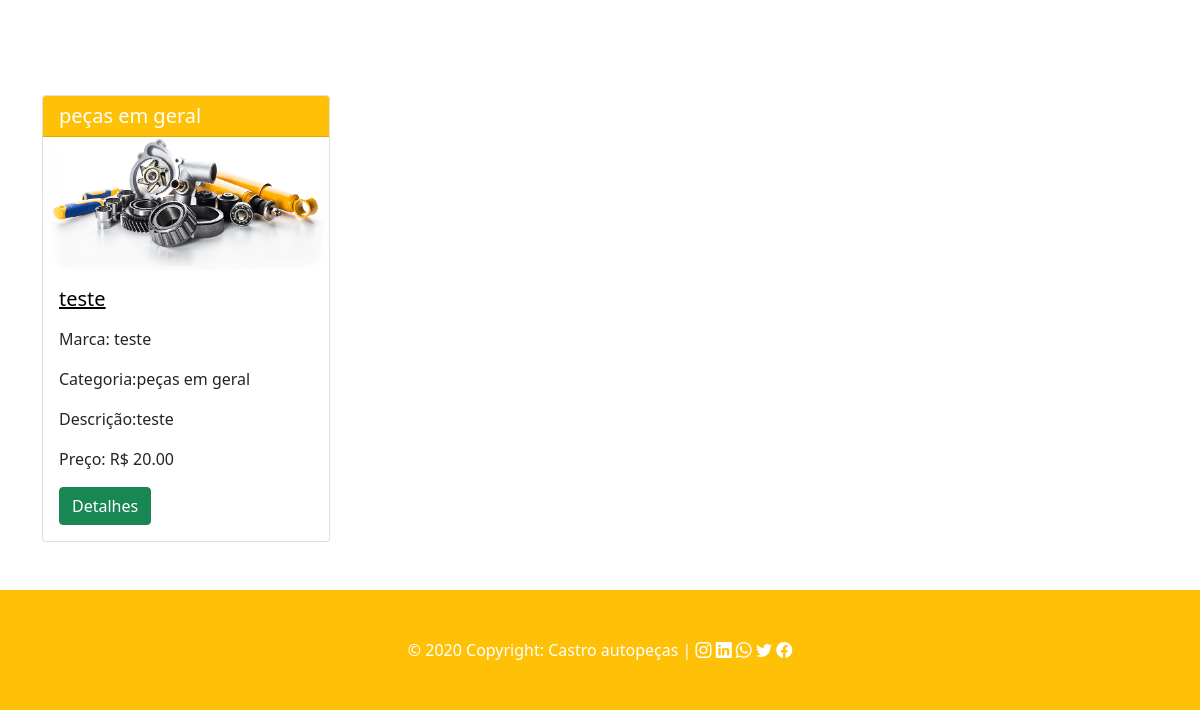
Page /produtos/listar/ (lower part) on the earlier database version.
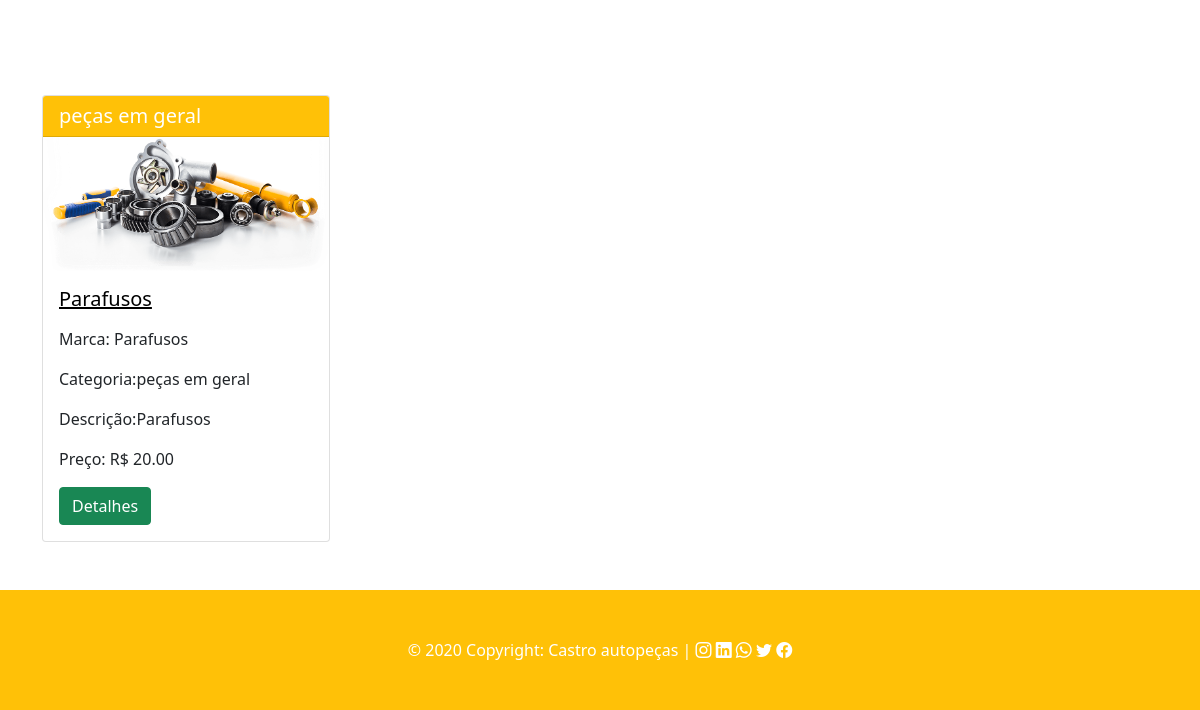
Same page on the later database version.
### aplicacao/models.py (models this page shows, shortened)
class Base(models.Model):
    criado = models.DateField(verbose_name='Data de Criação', auto_now_add=True)
    modificado = models.DateField(verbose_name='Data de Modificação', auto_now=True)
    ativo = models.BooleanField(default=True)
    class Meta:
        abstract = True

class Produto(Base):
    nome = models.CharField(max_length=100)
    descricao = models.TextField(verbose_name='Descrição')
    marca = models.CharField(max_length=100)
    preco = models.DecimalField(verbose_name='Preço', max_digits=8, decimal_places=2)
    estoque = models.IntegerField()
    imagem = models.ImageField(upload_to='produtos')
    slug = models.SlugField(max_length=255, unique=True, blank=True)
    categoria = models.ForeignKey(Categoria, on_delete=models.CASCADE)

class Categoria(Base):
    nome = models.CharField(max_length=100)
    def __str__(self):
        return self.nome

### aplicacao/views.py (the view)
# urls.py: path('produtos/listar/', ProdutoListView.as_view(), name='produto-list'),
class ProdutoListView(ListView):
    model = Produto
    template_name = 'aplicacao/produto_list.html'

### aplicacao/templates/aplicacao/produto_list.html (shortened to what this page needs)
{% extends "paginas/base.html" %}
{% load static %}
{% block conteudo %}
<div class="container">
    <div class="row">
        {% for produto in object_list %}
        <div class= col-md-4>
            <div class="card my-5 text-justify-center" style="width: 18rem" >
                <h5 class="card-header bg-warning text-white">{{produto.categoria}}</h5>
                <img src="{{ produto.imagem.url }}" alt="Foto do Produto {{ produto.nome }}" width="100%" >
                <div class="card-body">
                    <h5 class="card-title"><a href="{% url 'produto-detail' produto.slug produto.id %}" style="color: black;">{{ produto.nome }}</a></h5>
                    <p class="card-text mt-3">Marca: {{ produto.marca }}</p>
                    <p class="card-text">Categoria:{{ produto.categoria }}</p>
                    <p class="card-text">Descrição:{{produto.descricao}}</p>
                    <p class="card-text">Preço: R$ {{produto.preco}}</p>
                    <a href="{% url 'produto-detail' produto.slug produto.id %}" class="btn btn-success text-white">Detalhes</a>
                </div>
            </div>
        </div>
        {% endfor %}
    </div>
</div>
{% endblock %}

Differences in the rows shown:
changed Produto "peças em geral": nome "teste" → "Parafusos"; marca "teste" → "Parafusos"; descricao "teste" → "Parafusos"
